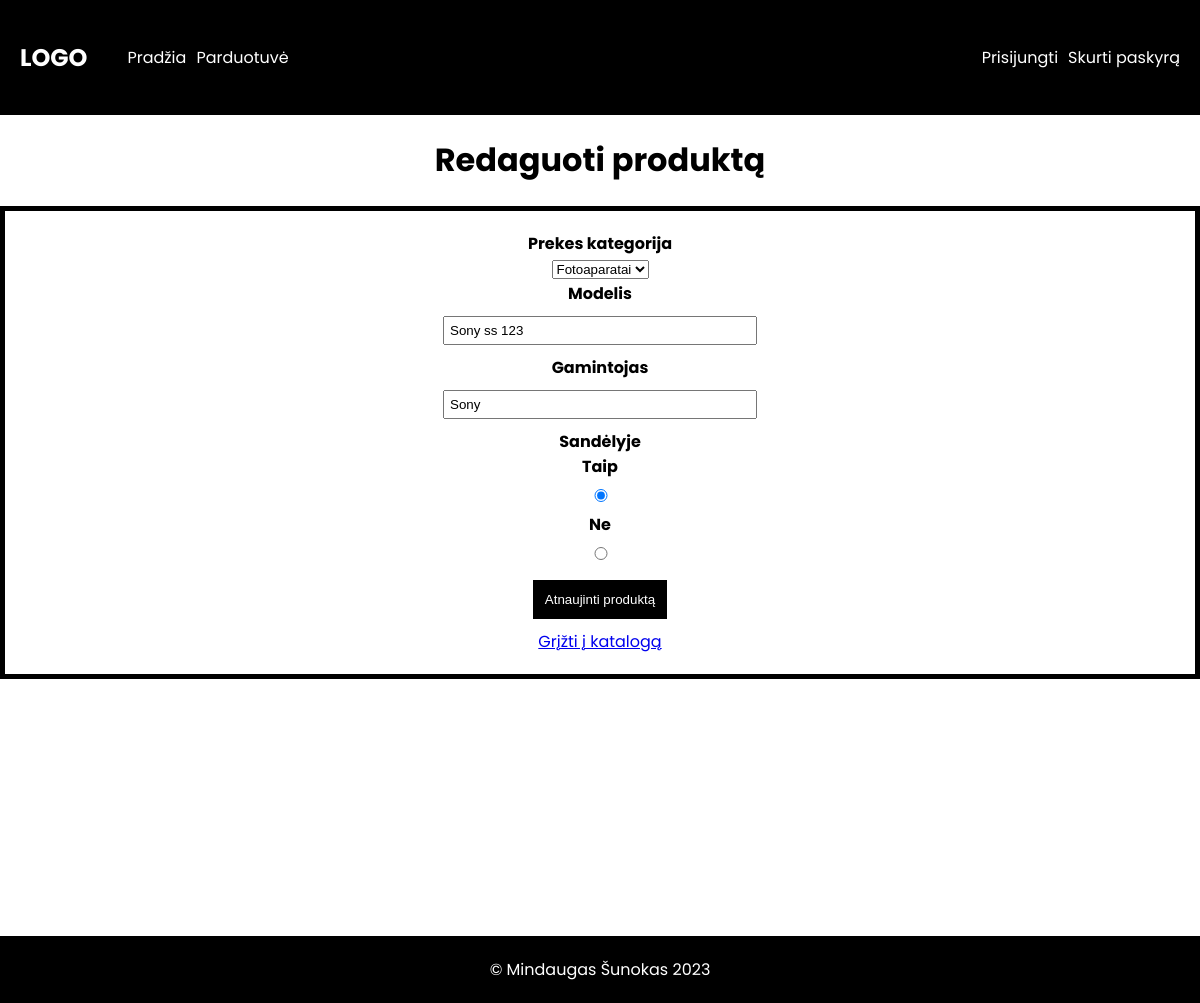
The page /edit-product.php?produktas=2 on the database its author committed.
### tables this page shows
CREATE TABLE `parduotuve` (
  `id` int(11) NOT NULL,
  `prekes_kategorija` varchar(255) NOT NULL,
  `modelis` varchar(255) NOT NULL,
  `gamintojas` varchar(255) NOT NULL,
  `sandelis` varchar(10) DEFAULT NULL
);

### edit-product.php (the view, shortened to what this page needs)
<?php
    require_once('inc/dbc.inc.php');
    if (isset($_GET['produktas'])) {
        $productID = $_GET['produktas'];
        $query = "SELECT * FROM parduotuve WHERE id = :productID";
        $stmt = $conn->prepare($query);
        $stmt->bindParam("productID", $productID);
        $stmt->execute();
        $product = $stmt->fetch(PDO::FETCH_ASSOC);
        if ($product) {
            $category = $product['prekes_kategorija'];
            $model = $product['modelis'];
            $manufacturer = $product['gamintojas'];
        }
    }
?>
<!DOCTYPE html>
<html lang="en">
<head>
    <link rel="stylesheet" href="style.css">
</head>
<body>
    <?php include('inc/nav.inc.php') ?>
    <div class="container">
        <h1 class="heading">Redaguoti produktą</h1>
        <form action="" method="POST">
            <div>
                <label for="prekes_kategorija">Prekes kategorija</label>
                <div>
                    <select name="prekes_kategorija">
                        <option value="<?php echo htmlspecialchars($category); ?>"><?php echo htmlspecialchars($category); ?></option>
                    </select>
                </div>
                <label for="prekes_modelis">Modelis</label>
                <div>
                    <input type="text" name="prekes_modelis" placeholder="Prekės pavadinimas (modelis)" value="<?php echo htmlspecialchars($model); ?>">
                </div>
                <label for="prekes_gamintojas">Gamintojas</label>
                <div>
                    <input type="text" name="prekes_gamintojas" placeholder="Įveskite prekės gamintoją." value="<?php echo htmlspecialchars($manufacturer); ?>">
                </div>
                <div><label for="sandelis">Sandėlyje</label></div>
                <label for="">Taip</label>
                <div class="checkbox">
                    <input type="radio" name="sandelis" value="taip" checked>
                </div>
                <label for="">Ne</label>
                <div class="checkbox">
                    <input type="radio" name="sandelis" value="ne">
                </div>
                <button type="submit">Atnaujinti produktą</button>
            </div>
            <a href="dashboard.php">Grįžti į katalogą</a>
        </form>
    </div>
    <?php include('inc/footer.inc.php') ?>
</body>
</html>

### style.css (style rules this page uses)
body { padding: 0; margin: 0; box-sizing: border-box; font-family: 'Poppins', sans-serif; }
.container { min-height: 100vh; }
.heading { text-align: center; }
form { border: 5px solid black; text-align: center; padding-top: 20px; padding-bottom: 20px; }
form input { width: 300px; padding: 5px; margin-top: 10px; margin-bottom: 10px; }
form label { font-weight: 700; }
form button { margin: 10px; padding: 10px; background-color: black; color: white; border: 2px solid transparent; cursor: pointer; }

### rows shown on the page
parduotuve: prekes_kategorija "Fotoaparatai", prekes_modelis "Sony ss 123", prekes_gamintojas "Sony"
